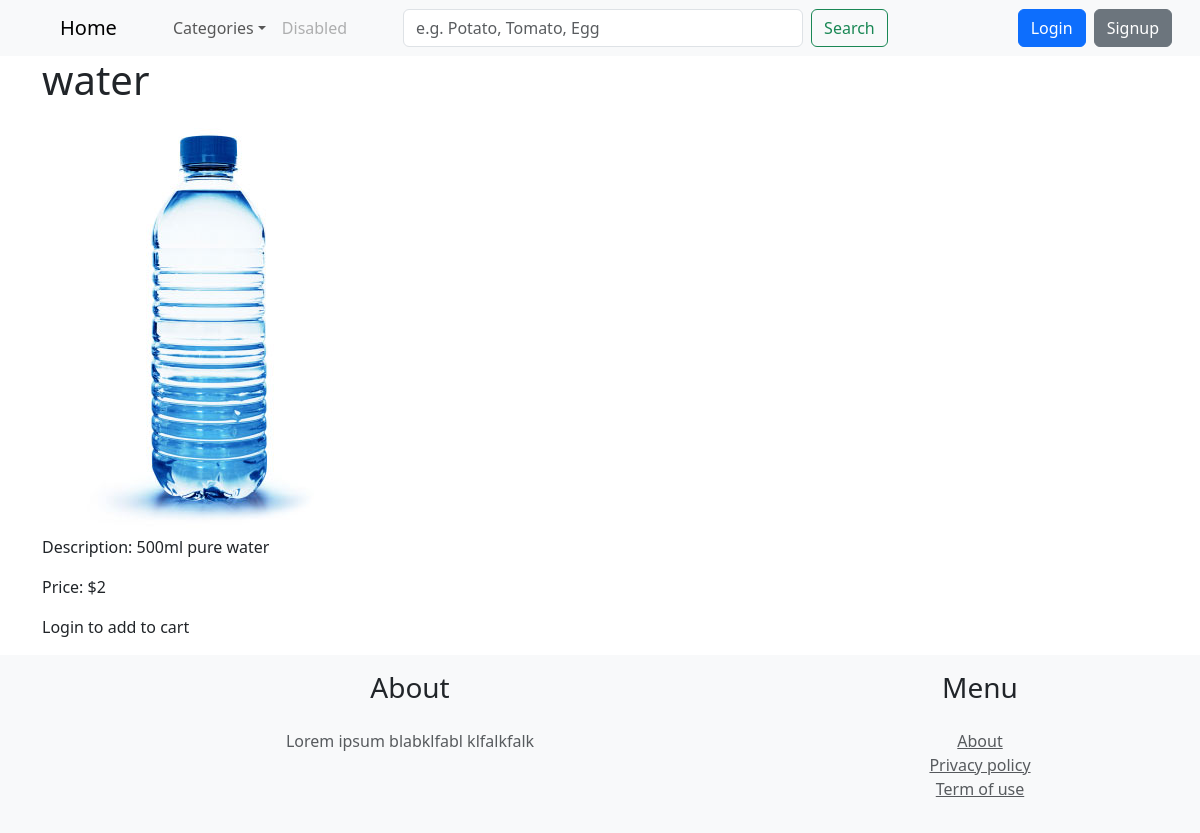
Page /item/product/water/ on the earlier database version.
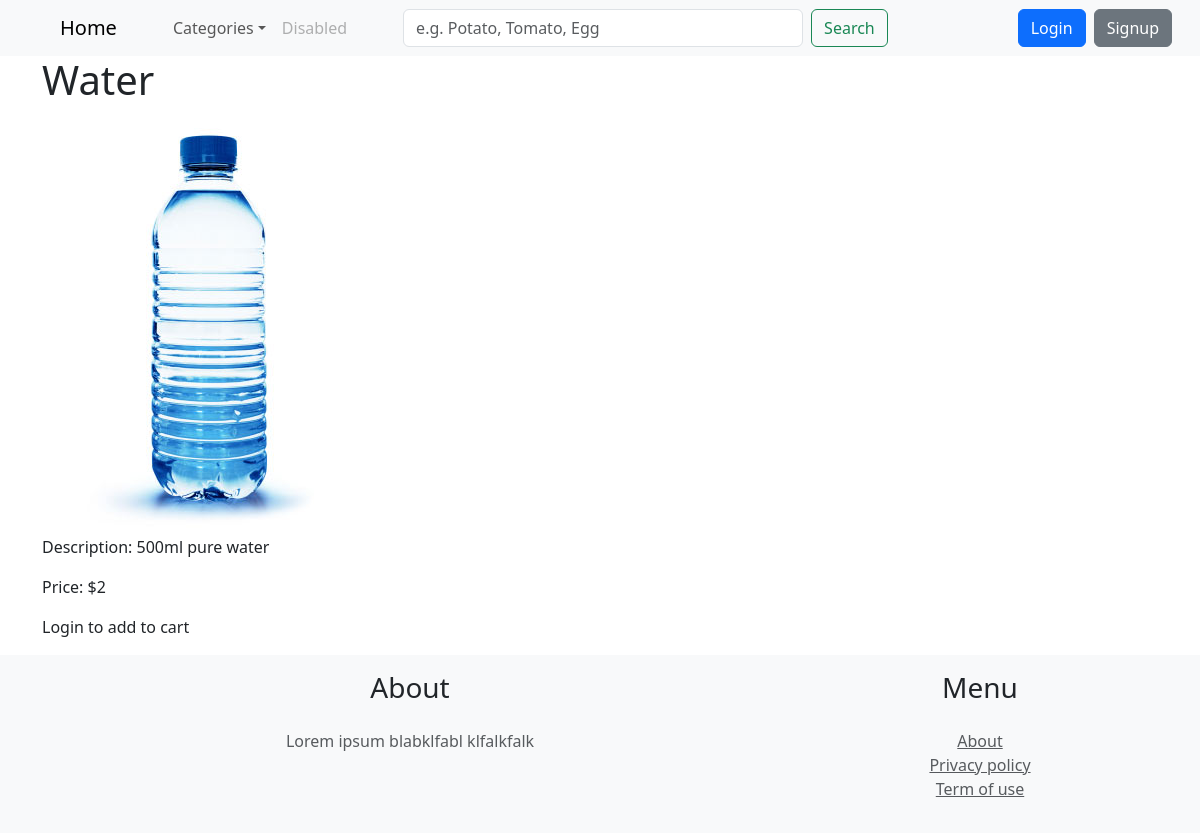
Same page on the later database version.
### item/models.py (models this page shows, shortened)
class Product(models.Model):
    name = models.CharField(max_length=100)
    image = models.ImageField(upload_to='product_images', blank=True, null=True)
    price = models.IntegerField()
    description = models.TextField()
    category = models.ForeignKey(Category, on_delete=models.CASCADE)
    slug = models.SlugField(max_length=100, unique=True)

### item/views.py (the view)
# urls.py: path("product/<slug:product_slug>/", product, name="product"),
def product(request, product_slug):
    product_object = get_object_or_404(Product, slug=product_slug)
    categories = Category.objects.all()
    context = {
        'categories': categories,
        'product': product_object,
    }
    return render(request, 'item/product.html', context)

### item/models.py (called while the page is built)
    def __str__(self):
        return self.name

### item/templates/item/product.html (shortened to what this page needs)
{% extends 'core/base.html' %}
{% block content %}
  <div class="container">
    <h1>{{ product.name }}</h1>
    <div>
      <img src="{{ product.image.url }}" alt="{{ product.name }} Image">
    </div>
    <p>Description: {{ product.description }}</p>
    <p>Price: ${{ product.price }}</p>
    {% if user.is_authenticated %}
     {% comment %} <form method="post" action="{% url 'add_to_cart' product.id %}"> {% endcomment %}
        {% csrf_token %}
        <button type="submit">Add to Cart</button>
      </form>
    {% else %}
      <p>Login to add to cart</p>
    {% endif %}
  </div>
{% endblock %}

Differences in the rows shown:
changed Product "500ml pure water": name "water" → "Water"
